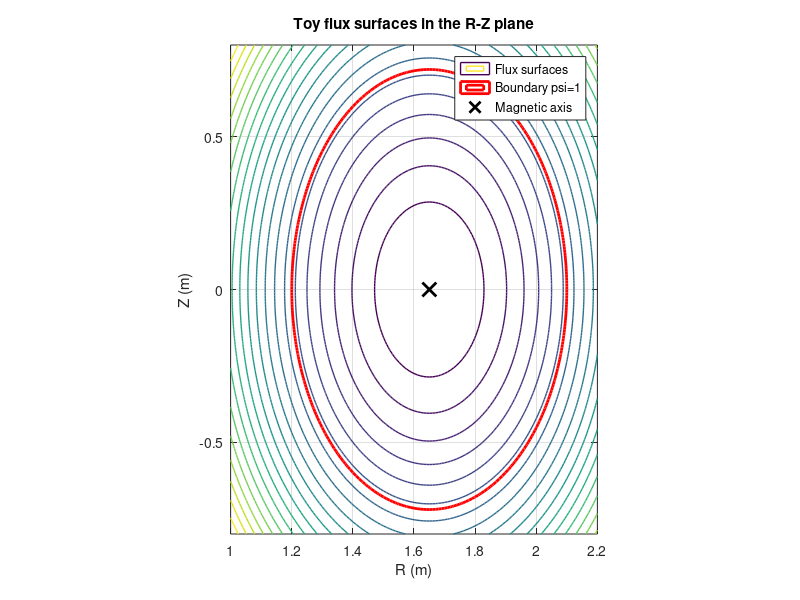

MATLAB code for this plot: (Note: this script raises an error after producing the figure.)
%% Ch05 二维、三维可视化与磁面图
% 本章目标 / Learning objectives
%
% 1. 掌握二维场和三维曲面的基础画法。
% 2. 学会使用 meshgrid 构造 R-Z 网格。
% 3. 为后续 EFIT 磁通面可视化做准备。
%
% Key terms:
% meshgrid, contour, contourf, surface plot, colorbar, flux surface, R-Z plane

clear; clc; close all;
if exist("startup_learning", "file") == 2
    learningRoot = startup_learning();
else
    learningRoot = fileparts(fileparts(mfilename("fullpath")));
    addpath(learningRoot);
    addpath(fullfile(learningRoot, "functions"));
end

%% 1. 构造 R-Z 网格
% 在 Tokamak 截面中，R 通常表示大半径方向，Z 表示竖直方向。

R = linspace(1.0, 2.2, 121);
Z = linspace(-0.8, 0.8, 161);
[RR, ZZ] = meshgrid(R, Z);

R0 = 1.65;
a = 0.45;
kappa = 1.6;

psi = ((RR - R0)/a).^2 + (ZZ/(kappa*a)).^2;

%% 2. 用 contour 画模拟磁通面

figure("Color", "w");
contour(RR, ZZ, psi, 20, "LineWidth", 1.0);
hold on;
contour(RR, ZZ, psi, [1 1], "r", "LineWidth", 2.0);
plot(R0, 0, "kx", "MarkerSize", 10, "LineWidth", 2);
xlabel("R (m)");
ylabel("Z (m)");
title("Toy flux surfaces in the R-Z plane");
legend("Flux surfaces", "Boundary \psi=1", "Magnetic axis");
axis equal tight;
grid on;
fusionlearn.plot.applyResearchStyle(gca);

%% 3. 用 contourf 和 colorbar 看二维场

pressure = exp(-psi);

figure("Color", "w");
contourf(RR, ZZ, pressure, 30, "LineStyle", "none");
colorbar;
xlabel("R (m)");
ylabel("Z (m)");
title("Toy pressure field");
axis equal tight;
fusionlearn.plot.applyResearchStyle(gca);

%% 4. 用 surf 看三维曲面

figure("Color", "w");
surf(RR, ZZ, pressure, "EdgeColor", "none");
xlabel("R (m)");
ylabel("Z (m)");
zlabel("Pressure (a.u.)");
title("3D surface view of pressure");
colorbar;
view(35, 30);
fusionlearn.plot.applyResearchStyle(gca);

%% 5. imagesc 的坐标方向
% imagesc 很适合快速看二维矩阵，但要注意 y 轴方向。

figure("Color", "w");
imagesc(R, Z, pressure);
set(gca, "YDir", "normal");
axis equal tight;
colorbar;
xlabel("R (m)");
ylabel("Z (m)");
title("Pressure field using imagesc");
fusionlearn.plot.applyResearchStyle(gca);

%% 6. 常见错误 / Common mistakes
%
% 错误 1：meshgrid 输出 RR、ZZ 的尺寸没看清。
% 错误 2：画 R-Z 截面忘记 axis equal，导致形状被拉伸。
% 错误 3：imagesc 默认 y 轴方向可能和物理直觉相反。
% 错误 4：colorbar 没有说明颜色代表什么。

%% 7. 练习
%
% 练习 1：把 kappa 改成 1.0，观察磁面形状。
% 练习 2：把 pressure 改成 exp(-2*psi)。
% 练习 3：用 contourf 画 psi。
% 练习 4：标出 R0 和 Z0。
% 练习 5：用 surf 画 psi 曲面。
% 练习 6：解释为什么 R-Z 图通常需要 axis equal。

%% 8. 参考答案

kappa_ex = 1.0;
psi_ex = ((RR - R0)/a).^2 + (ZZ/(kappa_ex*a)).^2;
pressure_ex = exp(-2*psi_ex);

figure("Color", "w");
contourf(RR, ZZ, psi_ex, 25, "LineStyle", "none");
hold on;
plot(R0, 0, "kx", "MarkerSize", 10, "LineWidth", 2);
colorbar;
xlabel("R (m)");
ylabel("Z (m)");
title("Toy circular flux surfaces");
axis equal tight;
fusionlearn.plot.applyResearchStyle(gca);

figure("Color", "w");
surf(RR, ZZ, psi_ex, "EdgeColor", "none");
xlabel("R (m)");
ylabel("Z (m)");
zlabel("\psi (a.u.)");
title("Surface plot of toy flux");
colorbar;
view(35, 30);
fusionlearn.plot.applyResearchStyle(gca);

assert(isequal(size(RR), size(ZZ)));
assert(isequal(size(RR), size(psi)));

%% 9. 本章检查表
%
% [ ] 我能用 meshgrid 构造二维网格。
% [ ] 我能画 contour 和 contourf。
% [ ] 我能画 surf。
% [ ] 我知道 imagesc 的 YDir 问题。
% [ ] 我知道 R-Z 截面图为什么要 axis equal。

%% 10. 加厚练习 / Extra exercises
%
% 练习 A：画 psi = 0.5 和 psi = 1.0 两条等值线。
% 练习 B：用 axis image 和 axis equal 比较效果。
% 练习 C：用 colormap turbo 改变色图。
% 练习 D：计算 pressure 的最大值和最小值。
% 练习 E：用逻辑索引找出 psi <= 1 的等离子体区域。

insidePlasma = psi <= 1;
pressureMin = min(pressure(:));
pressureMax = max(pressure(:));
fprintf("Pressure range: [%.3f, %.3f]\n", pressureMin, pressureMax);

figure("Color", "w");
contour(RR, ZZ, psi, [0.5 1.0], "LineWidth", 1.5);
xlabel("R (m)");
ylabel("Z (m)");
title("Selected toy flux surfaces");
axis equal tight;
grid on;
fusionlearn.plot.applyResearchStyle(gca);

figure("Color", "w");
imagesc(R, Z, insidePlasma);
set(gca, "YDir", "normal");
axis equal tight;
colormap(gca, "gray");
colorbar;
xlabel("R (m)");
ylabel("Z (m)");
title("Inside plasma mask");
fusionlearn.plot.applyResearchStyle(gca);

%% 11. 小测验 / Mini quiz
%
% 选择题 1：构造二维网格常用：
% A. meshgrid
% B. legend
% C. save
% 答案：A
%
% 选择题 2：画等值线常用：
% A. contour
% B. whos
% C. load
% 答案：A
%
% 选择题 3：画二维彩色场常用：
% A. contourf 或 imagesc
% B. clc
% C. addpath
% 答案：A
%
% 选择题 4：R-Z 截面为了不变形，应常用：
% A. axis equal
% B. clear all
% C. xlabel off
% 答案：A
%
% 选择题 5：colorbar 的作用是：
% A. 说明颜色和数值之间的对应关系
% B. 自动修复数据
% C. 删除坐标轴
% 答案：A

%% 12. 错题案例 / Debug the mistake
%
% 错题 1：忘记 set(gca, "YDir", "normal")，imagesc 的 Z 方向可能倒置。

figure("Color", "w");
imagesc(R, Z, pressure);
set(gca, "YDir", "normal");
axis equal tight;
colorbar;
xlabel("R (m)");
ylabel("Z (m)");
title("Correct image orientation");
fusionlearn.plot.applyResearchStyle(gca);
%
% 错题 2：没有检查矩阵尺寸。

assert(isequal(size(RR), size(psi)));
assert(isequal(size(ZZ), size(pressure)));
assert(any(insidePlasma(:)));
